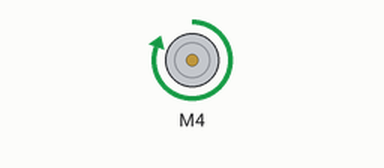
Bench run of a sketch on a simulated Arduino Uno, built with avr-gcc and run on an emulated ATmega328P. On the bench: DC motor (green arrow = forward, orange = backward, longer = faster).

Above: at 0.1 s.
Timing chart, 0 to 1.6 s (numbered marks = the images above):
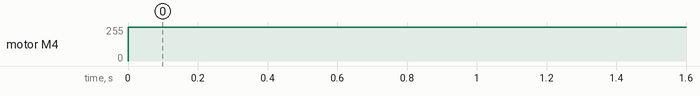

The sketch:

ponte_001.ino
```cpp
#include <AFMotor.h>

// --- Seleção dos Motores ---
AF_DCMotor motor1(1); //Seleção do Motor 1
AF_DCMotor motor2(2); //Seleção do Motor 1
AF_DCMotor motor3(3); //Seleção do Motor 1
AF_DCMotor motor4(4); //Seleção do Motor 1

// --- Variáveis Globais ---
unsigned char velocidade1 = 0x00; //Armazena a velocidade do motor1 (8 bits)

// --- Configurações Iniciais ---
void setup()
{
   //A biblioteca se encarrega de setar entradas e saídas!

} //end setup

// --- Loop Infinito ---
void loop()
{
      velocidade1 = 0xFF;           //Velocidade recebe o valor máximo
      //motor1.setSpeed(velocidade1); //Seleciona velocidade atual
      //motor1.run(FORWARD);          //Movimenta motor no sentido horário
      //motor2.setSpeed(velocidade1); //Seleciona velocidade atual
      //motor2.run(FORWARD);          //Movimenta motor no sentido horário
      //motor3.setSpeed(velocidade1); //Seleciona velocidade atual
      //motor3.run(FORWARD);          //Movimenta motor no sentido horário
      motor4.setSpeed(velocidade1); //Seleciona velocidade atual
      motor4.run(FORWARD);          //Movimenta motor no sentido horário
      delay(2000);                  //Mantém por 2 segundos

    /*  velocidade1 = 0x00;           //Velocidade recebe o valor mínimo
      motor1.setSpeed(velocidade1); //Seleciona velocidade atual
      motor1.run(RELEASE);          //Motor parado
      motor2.setSpeed(velocidade1); //Seleciona velocidade atual
      motor2.run(RELEASE);          //Motor parado
      motor3.setSpeed(velocidade1); //Seleciona velocidade atual
      motor3.run(RELEASE);          //Motor parado
      motor4.setSpeed(velocidade1); //Seleciona velocidade atual
      motor4.run(RELEASE);          //Motor parado
      delay(2000);                  //Mantém por 2 segundos


      velocidade1 = 0xFF;           //Velocidade recebe o valor máximo
      motor1.setSpeed(velocidade1); //Seleciona velocidade atual
      motor1.run(BACKWARD);         //Movimenta motor no sentido anti-horário
      motor2.setSpeed(velocidade1); //Seleciona velocidade atual
      motor2.run(BACKWARD);         //Movimenta motor no sentido anti-horário
      motor3.setSpeed(velocidade1); //Seleciona velocidade atual
      motor3.run(BACKWARD);         //Movimenta motor no sentido anti-horário
      motor4.setSpeed(velocidade1); //Seleciona velocidade atual
      motor4.run(BACKWARD);         //Movimenta motor no sentido anti-horário
      delay(2000);                  //Mantém por 2 segundos

      velocidade1 = 0x00;           //Velocidade recebe o valor mínimo
      motor1.setSpeed(velocidade1); //Seleciona velocidade atual
      motor1.run(RELEASE);          //Motor parado
      motor2.setSpeed(velocidade1); //Seleciona velocidade atual
      motor2.run(RELEASE);          //Motor parado
      motor3.setSpeed(velocidade1); //Seleciona velocidade atual
      motor3.run(RELEASE);          //Motor parado
      motor4.setSpeed(velocidade1); //Seleciona velocidade atual
      motor4.run(RELEASE);          //Motor parado
      delay(2000);                  //Mantém por 2 segundos

      // -- Controle Gradativo de Aceleração --
      for(velocidade1 = 0x00; velocidade1<255; velocidade1++)
      {
         motor1.setSpeed(velocidade1); //Atualiza velocidade
         motor1.run(FORWARD);          //Motor gira em sentido horário
         motor2.setSpeed(velocidade1); //Atualiza velocidade
         motor2.run(FORWARD);          //Motor gira em sentido horário
         motor3.setSpeed(velocidade1); //Atualiza velocidade
         motor3.run(FORWARD);          //Motor gira em sentido horário
         motor4.setSpeed(velocidade1); //Atualiza velocidade
         motor4.run(FORWARD);          //Motor gira em sentido horário
         delay(10);                    //Taxa de atualização de 10 ms

      } //end for

      velocidade1 = 0x00;           //Velocidade recebe o valor mínimo
      motor1.setSpeed(velocidade1); //Seleciona velocidade atual
      motor1.run(RELEASE);          //Motor parado
      motor2.setSpeed(velocidade1); //Seleciona velocidade atual
      motor2.run(RELEASE);          //Motor parado
      motor3.setSpeed(velocidade1); //Seleciona velocidade atual
      motor3.run(RELEASE);          //Motor parado
      motor4.setSpeed(velocidade1); //Seleciona velocidade atual
      motor4.run(RELEASE);          //Motor parado
      delay(2000);  */                //Mantém por 2 segundos


} //end loop
```

Measured:
- by itself, motor M4: stopped → forward 255/255 at 0.00 s
